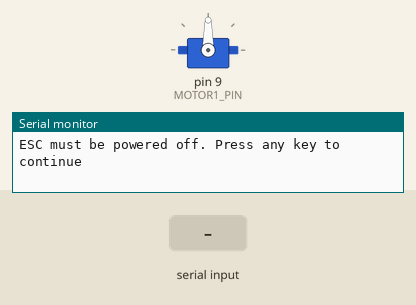
Bench run of a sketch on a simulated Arduino Uno, built with avr-gcc and run on an emulated ATmega328P. On the bench: servo, the last lines printed to the serial monitor. The inputs (shaded band) are chosen by the test bench.

Above: at 1.2 s.
1.3 s: "90,45\n" received over Serial
At 1.6 s:
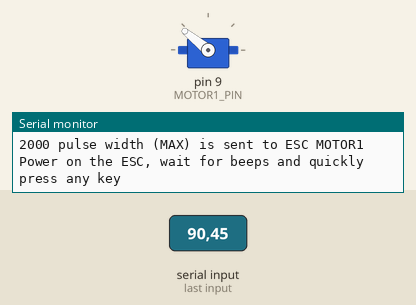
2.8 s: "30,150\n" received over Serial
At 4.0 s:
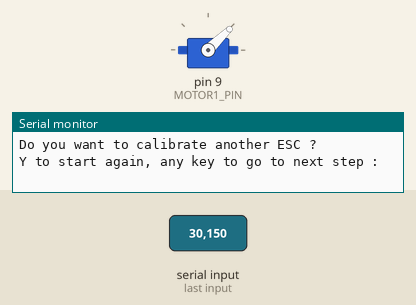
4.3 s: "5\n" received over Serial
5.8 s: "200\n" received over Serial
At 6.4 s:
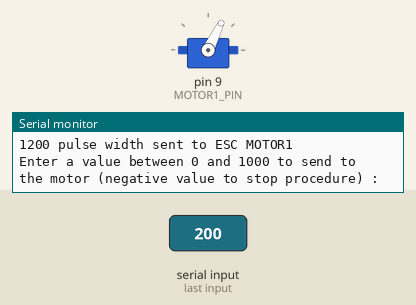
7.3 s: "y" received over Serial
At 9.4 s:
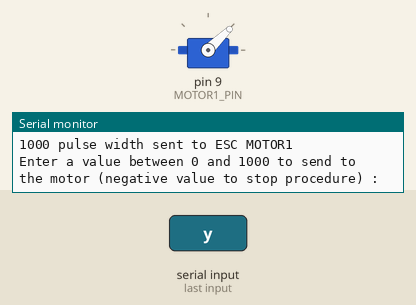
Timing chart, 0 to 10.8 s (numbered marks = the images above; inputs shaded):
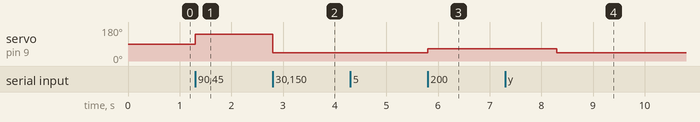

The sketch:

ESC_calib-test-arduino.ino
```cpp
/*

Calibration of AFRO12A ESC (SimonK firware)
Guessed procedure for calibration :
1. apply MAX_THROTTLE
2. power on ESC
3. wait some beep(s) from the ESC
4. apply MIN_THROTTLE
5. wait some beep(s) from the ESC
6. this should be done, ready to apply any value from MIN_THROTTLE to MAX_THROTTLE

*/

#include <Servo.h>
#define BAUDS 9600
#define MIN_THROTTLE 1000               // real MIN pulse width supposed to be 1000 as standard, sometimes less according to ESC firmware
#define MAX_THROTTLE 2000               // real MAX pulse width supposed to be 2000 as standard, sometimes more according to ESC firmware
#define RANGE_THROTTLE (MAX_THROTTLE - MIN_THROTTLE)
#define MOTOR1_PIN 9                    // PWM pin from arduino to ESC

Servo MOTOR1;  // create servo object to control a servo
int motor_setpoint = 0; // value to store actual user setpoint for motor
bool continueCalib = false;  // bool to ask user if he wants to make another calibration
char userinput;         // to store user answer

void setup() {
  Serial.begin(BAUDS);
  Serial.println("*** ESC calibration intialize ***");
  Serial.print("Attaching ESC MOTOR1 to arduino pin "); Serial.println(MOTOR1_PIN);
  MOTOR1.attach(MOTOR1_PIN);  // attaches the servo on pin 9 to the servo object
}

void loop() {
  do{
    Serial.println("*** ESC calibration procedure ***");
    Serial.print("ESC will be calibrated for pulse width between ");Serial.print(MIN_THROTTLE);Serial.print(" and ");Serial.println(MAX_THROTTLE);
    delay(100);while(Serial.available()>0){Serial.read();}                        // flush serial receive buffer
    Serial.println("ESC must be powered off. Press any key to continue");
    while(!Serial.available());          // wait for keystroke
    Serial.read();
    Serial.print(MAX_THROTTLE); Serial.println(" pulse width (MAX) is sent to ESC MOTOR1");
    MOTOR1.writeMicroseconds(MAX_THROTTLE);                  // send MAX value to ESC
    delay(100);while(Serial.available()>0){Serial.read();}                        // flush serial receive buffer in case of accidental keystroke
    Serial.println("Power on the ESC, wait for beeps and quickly press any key");
    while(!Serial.available());          // wait for keystroke
    Serial.read();
    Serial.print(MIN_THROTTLE); Serial.println(" pulse width (MIN) is sent to ESC MOTOR1");
    MOTOR1.writeMicroseconds(MIN_THROTTLE);                 // send MIN value to ESC

    Serial.println("You should have heard some beeps and ESC MOTOR1 should be calibrated...");
    Serial.println();
    delay(100);while(Serial.available()>0){Serial.read();}                        // flush serial receive buffer
    Serial.print("Do you want to calibrate another ESC ?\nY to start again, any key to go to next step : ");
    while(!Serial.available());          // wait for keystroke
    userinput = Serial.read();
    if(userinput == 'y' || userinput == 'Y'){continueCalib = true;Serial.println("Starting calibration procedure again...\n");}
    else{continueCalib = false;Serial.println("Moving to next step...\n");}
  }while(continueCalib);

  Serial.println("*** Testing procedure ***");
  do{
    delay(100);while(Serial.available()>0){Serial.read();}                        // flush serial receive buffer
    Serial.print("Enter a value between 0 and ");Serial.print(RANGE_THROTTLE);Serial.println(" to send to the motor (negative value to stop procedure) : ");
    while(!Serial.available());
    motor_setpoint = Serial.parseInt();
    Serial.print("Received setpoint : "); Serial.println(motor_setpoint);
    if (motor_setpoint > RANGE_THROTTLE) {motor_setpoint = RANGE_THROTTLE;}else if(motor_setpoint < 0) {break;}
    Serial.print(motor_setpoint + MIN_THROTTLE); Serial.println(" pulse width sent to ESC MOTOR1");
    MOTOR1.writeMicroseconds(motor_setpoint + MIN_THROTTLE);
    }while(true);

    Serial.println("*** OUT FROM TESTING LOOP ***");
    MOTOR1.writeMicroseconds(MIN_THROTTLE);

    Serial.println("Going back to first step...\n");

}
```

Measured:
- after the input at 1.3 s, servo on pin 9 (MOTOR1_PIN): 90° → 141° at once
- after the input at 2.8 s, servo on pin 9 (MOTOR1_PIN): 141° → 44° at once
- after the input at 5.8 s, servo on pin 9 (MOTOR1_PIN): 44° → 64° at once
- after the input at 7.3 s, servo on pin 9 (MOTOR1_PIN): 64° → 44° after 1.0 s
